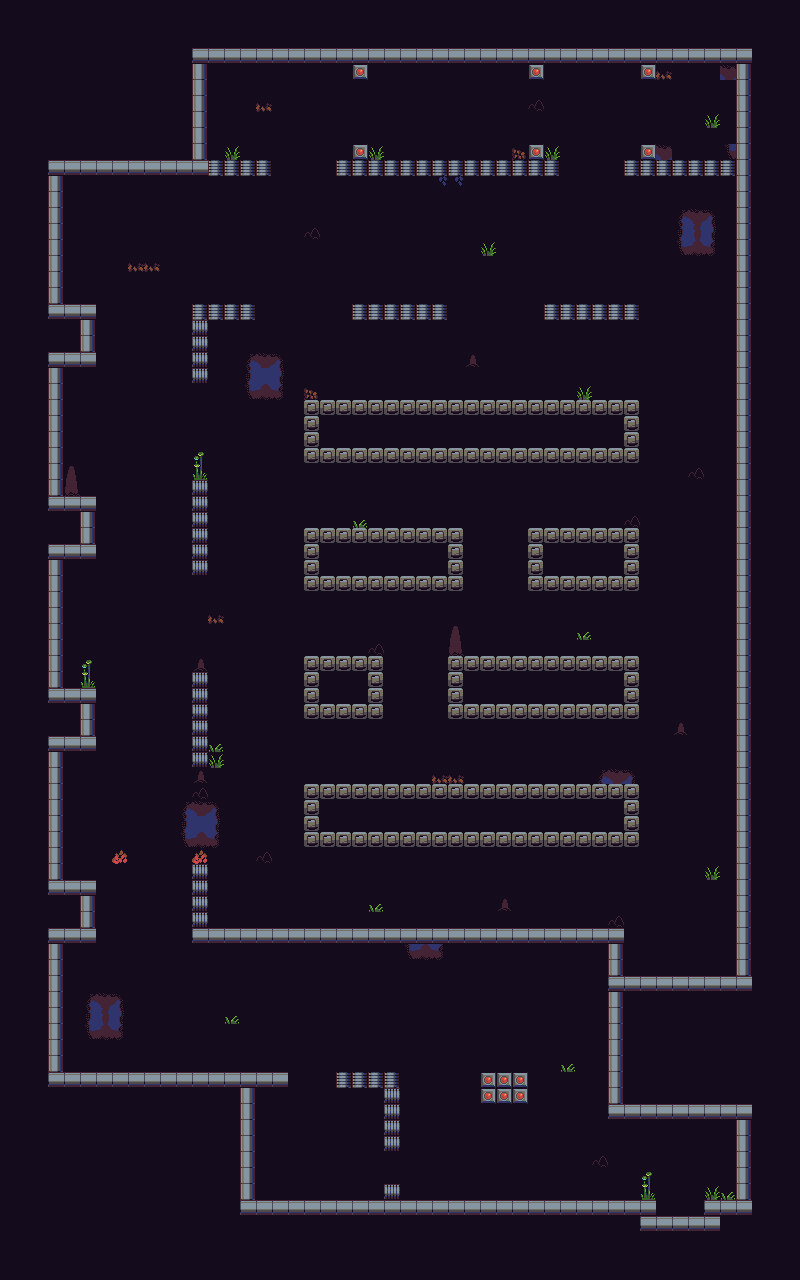

A 2D game scene composited from a Tiled map and its tileset images. What follows is a short description and the map's XML, with each tile layer's data collapsed to a summary:
An orthogonal 50x80 tile map with 16x16 px tiles, 2 tile layers (Floor, Walls), 1 hidden layer not drawn, 3 tilesets.

<map version="1.10" tiledversion="1.11.2" orientation="orthogonal" renderorder="right-down" width="50" height="80" tilewidth="16" tileheight="16" infinite="0" backgroundcolor="#ffffff" nextlayerid="7" nextobjectid="83">
 <tileset firstgid="1" name="Entities" tilewidth="48" tileheight="48" tilecount="30" columns="6">
  <image source="metroid like.png" width="320" height="256" />
 </tileset>
 <tileset firstgid="31" name="Weapons" tilewidth="48" tileheight="48" tilecount="30" columns="6">
  <image source="metroid like.png" width="320" height="256" />
 </tileset>
 <tileset firstgid="61" source="1.tsx" />
 <layer id="1" name="Floor" width="50" height="80">
  <data>[4000 cells, 3972 non-empty, 27 distinct tile ids]</data>
 </layer>
 <layer id="5" name="Collision" width="50" height="80" visible="0">
  <data>[4000 cells, 553 non-empty, 1 distinct tile ids]</data>
 </layer>
 <layer id="2" name="Walls" width="50" height="80">
  <data>[4000 cells, 553 non-empty, 6 distinct tile ids]</data>
 </layer>
</map>
